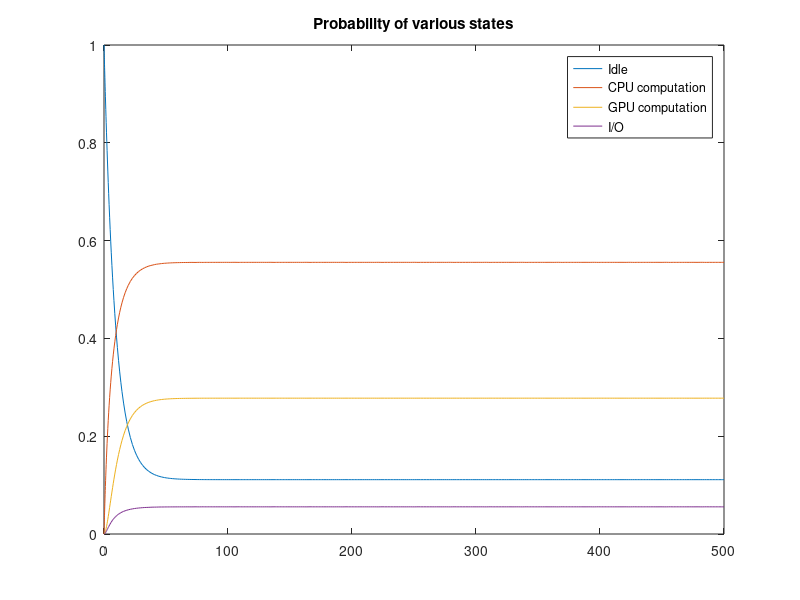
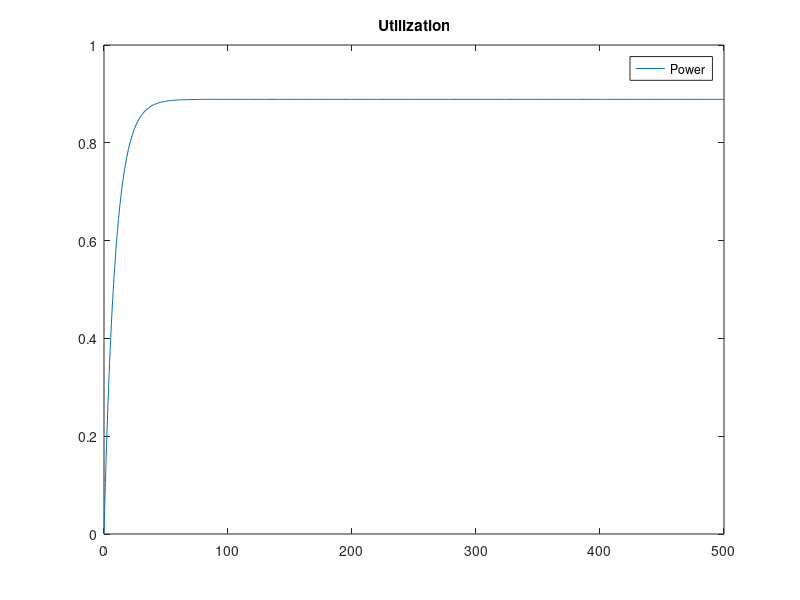
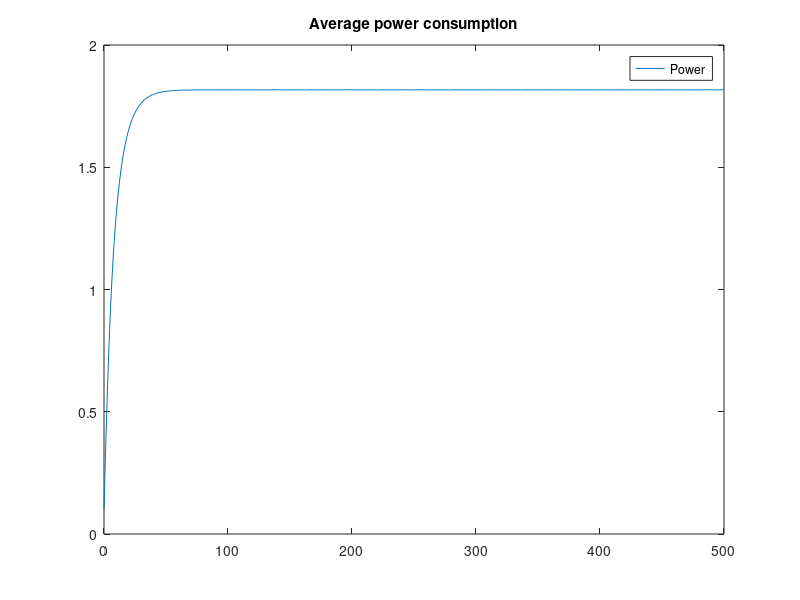

Reproduce these figures in MATLAB, in order. (Note: this script raises an error after producing the figures.)
%% Exercise
clc, clear

energyIdle = 0.1;
energyCPU = 2;
energyIO = 0.5;
energyGPU = 10;

newJob = 1/10;
returnIdle = 1/50;
goingIO = 1/10;
returnCPUFromIO = 1/5;
goingGPU = 1/20;
returnCPUFromGPU = 1/2;

Q = [-newJob, newJob, 0, 0;
    returnIdle, -returnIdle - goingIO - goingGPU, goingIO, goingGPU;
    0, returnCPUFromIO, -returnCPUFromIO, 0;
    0, returnCPUFromGPU, 0, -returnCPUFromGPU];

pi0 = [1, 0, 0, 0];

Tmax = 500;

[t, pit] = ode45(@(t,x) Q' * x, [0 Tmax], pi0');

figure
plot(t, pit, "-");
legend("Idle", "CPU computation", "GPU computation", "I/O");
title("Probability of various states");



alphaUtilization = [0, 1, 1, 1];
powerUtilization = pit * alphaUtilization';

figure
plot(t, powerUtilization, "-");
legend("Power");
title("Utilization");

endValuesUtilization = [pit(end,:) * alphaUtilization', max(pit * alphaUtilization')];



alphaPowerConsumption = [energyIdle, energyCPU, energyIO, energyGPU];
averagePowerConsumption = pit * alphaPowerConsumption';

figure
plot(t, averagePowerConsumption, "-");
legend("Power");
title("Average power consumption");



systemThroughput = [0, 0, 0, 0;
                    1, 0, 0, 0;
                    0, 0, 0, 0;
                    0, 0, 0, 0];

systemThroughputFinal = Q * systemThroughput';



GPUThroughput = [0, 0, 0, 0;
                 0, 0, 0, 0;
                 0, 0, 0, 0;
                 0, 1, 0, 0];

GPUThroughputFinal = Q * GPUThroughput';



IOThroughput = [0, 0, 0, 0;
                0, 0, 0, 0;
                0, 1, 0, 0;
                0, 0, 0, 0];

IOThroughputFinal = Q * IOThroughput';

%% Check

QCheck = [ones(4,1), Q(:, 2:4)];

u = [1, 0, 0, 0];

pis = u * inv(QCheck);

pCheck = sum(pis);

if (round(pCheck,3) ~= round(1,3))
    error("Probability not corrispondent!")
end
